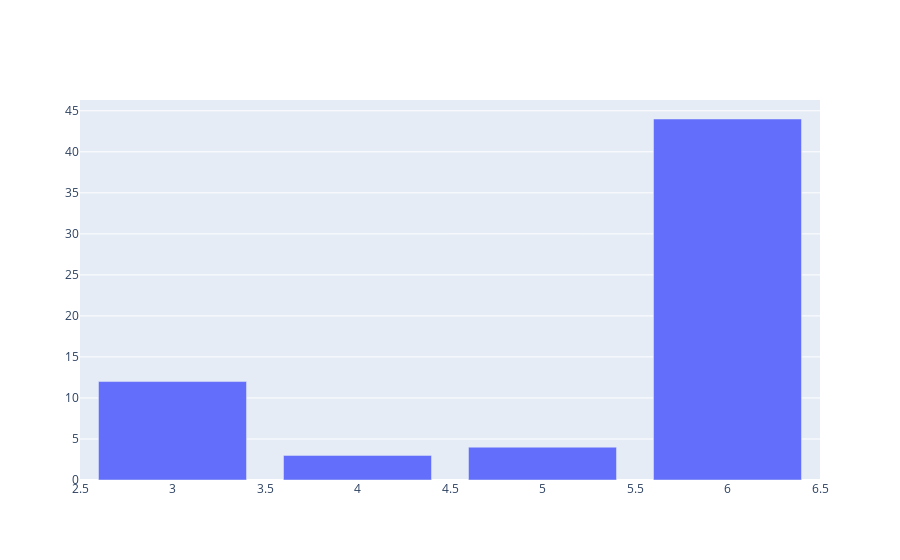

Notebook code cell kept with this figure:
### Markdown cell above
- fig(4): In dieser Visualisierung versuchen wir eine klare Abtrennung von Risk- und Non-Risk-Unsern darzustellen. Wir plotten dazu die Parameter 'age', 'annual income'  und 'payment status' bei Risk und Non-Risk user. Allerdigns kann keine klare Abtrennung im Scatter-Plot beobachtet werden. Zu sehen ist lediglich, dass die blauen Punkte, die Non-Risk-User darstellen, kleiner sind als die gelben Punkte, die Risk-User darstellen. Man schließt daraus, dass sich lediglich der Parameter 'payment_status' in den beiden Kategorien klar unterscheidet.

@Dennis

### Code cell
y_list=[]
for i in list(risk_user.payment_status.unique()):
    y_list.append(risk_user[risk_user.payment_status==i].count()[0])

fig = go.Figure([go.Bar(x=list(risk_user.payment_status.unique()), 
y=y_list)])
fig

### Figure 1 — Plotly figure (JSON) as saved in the notebook; plotly's stock layout.template omitted (floating-point values rounded to 4 significant figures)
{"data": [{"type": "bar", "x": [4, 6, 3, 5], "y": [3, 44, 12, 4]}], "layout": {}}
